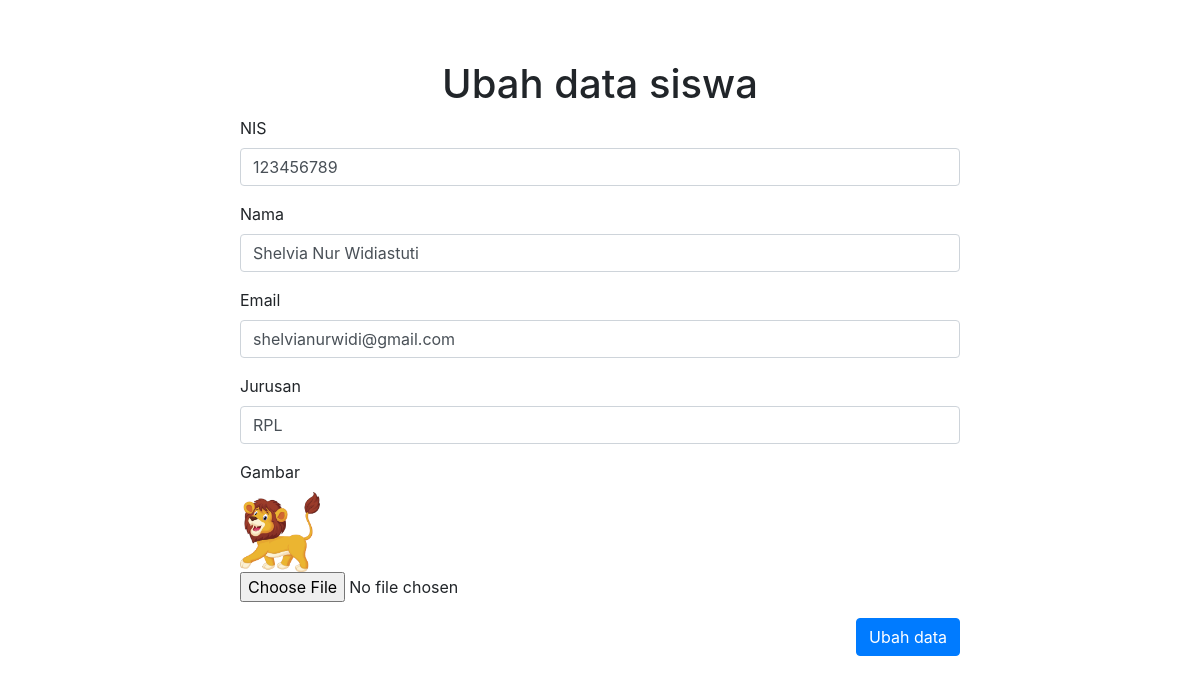
Screenshot of /coding/ubah.php?id=1 (signed in) with the database file from the repository.
### tables this page shows
CREATE TABLE `siswa` (
  `id` int(11) NOT NULL,
  `nis` char(9) NOT NULL,
  `nama` varchar(100) NOT NULL,
  `email` varchar(100) NOT NULL,
  `jurusan` varchar(50) NOT NULL,
  `gambar` varchar(50) NOT NULL
);

### coding/functions.php (called while the page is built, shortened)
<?php
	$con = mysqli_connect("localhost", "root", "", "db_phpdasar");
	function query($query){
		global $con;
		$result = mysqli_query($con, $query);
		$rows = [];
		while ($row = mysqli_fetch_assoc($result)) {
			$rows[] = $row;
		}
		return $rows;
	}
 ?>

### coding/ubah.php (the view, shortened to what this page needs)
<?php
	require 'functions.php';
    $id = $_GET["id"];
    $sis = query("SELECT * FROM siswa WHERE id=$id")[0];
 ?>
<!DOCTYPE html>
<html>
<head>
    <link rel="stylesheet" type="text/css" href="../css/bootstrap.css">
</head>
<body>
    <h1 align="center">Ubah data siswa</h1>
    <form action="" method="post" enctype="multipart/form-data">
            <div class="form-group">
                <label for="nis">NIS</label>
                <input type="text" name="nis" class="form-control" id="nis" required value="<?= $sis["nis"]; ?>">
            </div>
            <div class="form-group">
                <label for="nama">Nama</label>
                <input type="text" name="nama" class="form-control" id="nama" required value="<?= $sis["nama"]; ?>">
            </div>
            <div class="form-group">
                <label for="email">Email</label>
                <input type="text" name="email" class="form-control" id="email" required value="<?= $sis["email"]; ?>">
            </div>
            <div class="form-group">
                <label for="jurusan">Jurusan</label>
                <input type="text" name="jurusan" class="form-control" id="jurusan" required value="<?= $sis["jurusan"]; ?>">
            </div>
            <div class="form-group">
                <label for="gambar">Gambar</label><br>
                <img src="img/<?= $sis['gambar']?>" width="80"><br>
                <input type="file" class="form-control-file" id="gambar" name="gambar">
            </div>
            <div class="bot">
                <button type="submit" class="btn btn-primary" name="submit" >Ubah data</button>
            </div>
</form>
</body>
</html>

### coding/ubah.php (style rules this page uses)
body { margin-top: 5%; margin-left: 20%; margin-right: 20%; }
.bot { float: right; }

### rows the page displays
siswa: nis "123456789", nama "Shelvia Nur Widiastuti", email "shelvianurwidi@gmail.com", jurusan "RPL", gambar (picture)
